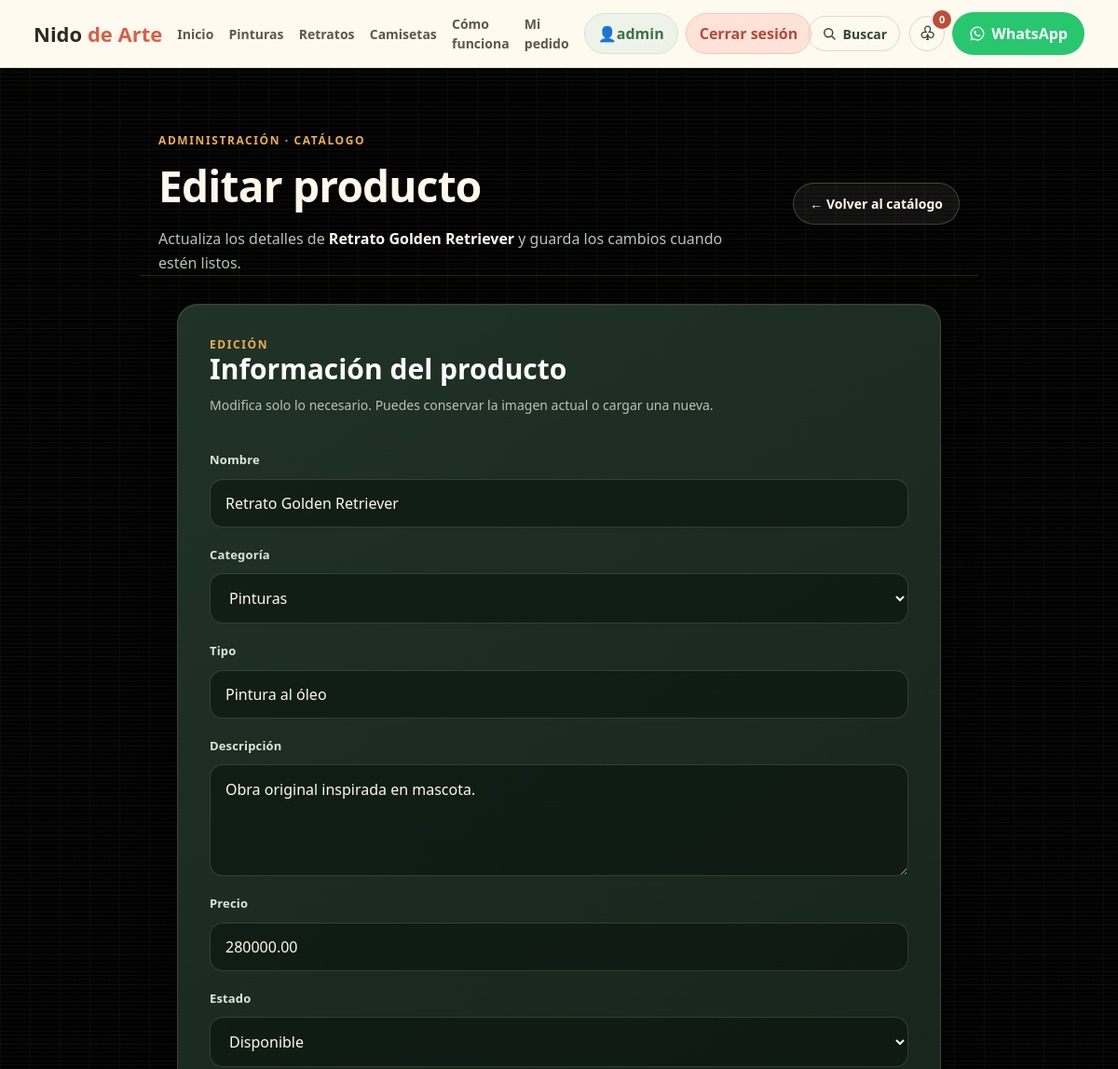
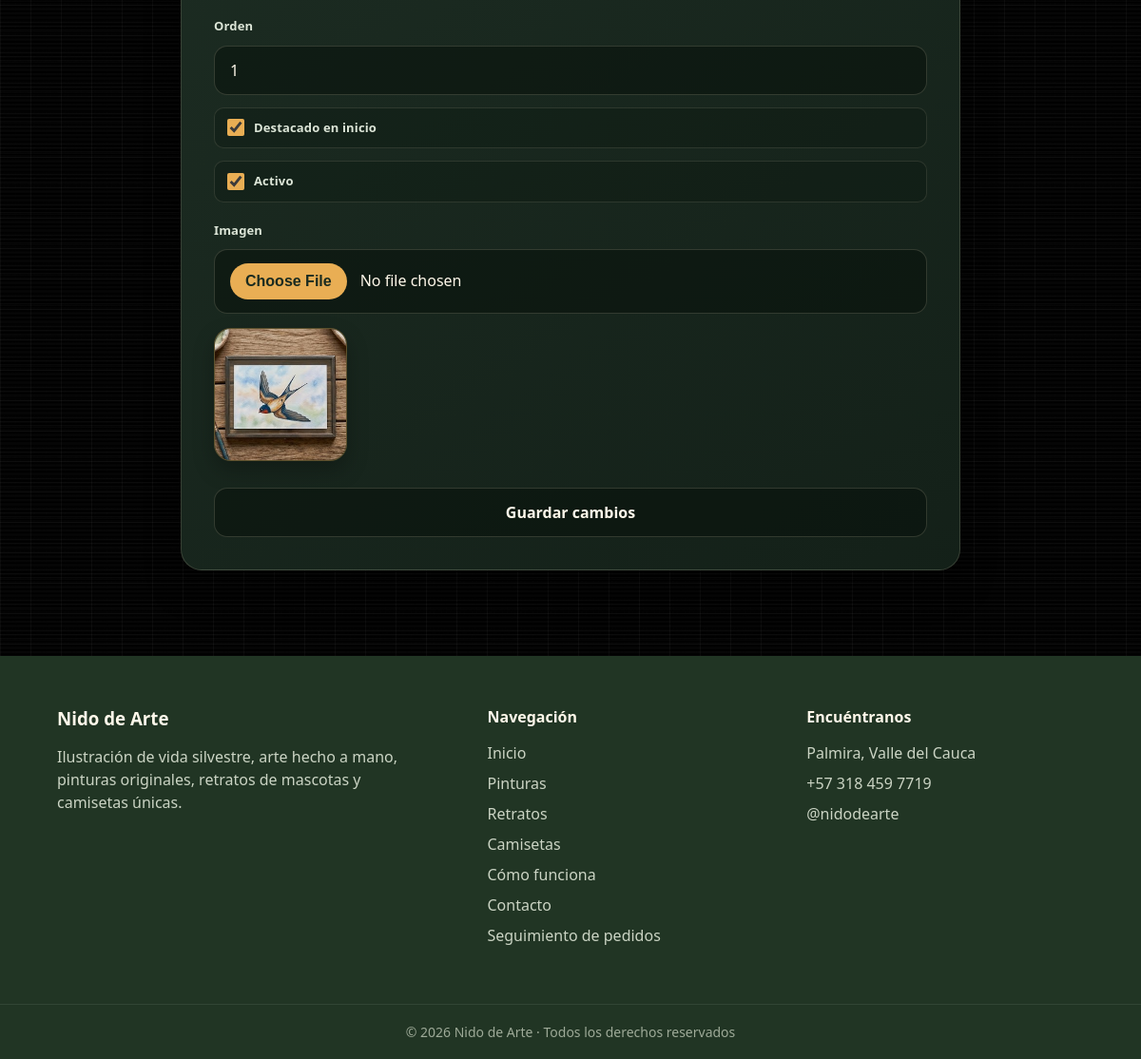
/admin/menu/editar.php?id=1 (signed in), run on the app's committed database (2 pictures, top to bottom).
### tables this page shows
CREATE TABLE IF NOT EXISTS productos (
  id INT AUTO_INCREMENT PRIMARY KEY,
  nombre VARCHAR(120) NOT NULL,
  categoria ENUM('pinturas','retratos','camisetas') NOT NULL,
  tipo VARCHAR(80) NOT NULL,
  descripcion TEXT NULL,
  precio DECIMAL(10,2) NOT NULL DEFAULT 0,
  imagen VARCHAR(255) NOT NULL,
  estado ENUM('disponible','encargo','agotado') NOT NULL DEFAULT 'disponible',
  destacado TINYINT(1) NOT NULL DEFAULT 0,
  activo TINYINT(1) NOT NULL DEFAULT 1,
  orden INT NOT NULL DEFAULT 0,
  fecha_creacion TIMESTAMP DEFAULT CURRENT_TIMESTAMP,
  UNIQUE KEY uq_producto_nombre (nombre)
);

### include/funciones.php (called while the page is built, shortened)
<?php
function entradaTexto(mixed $valor): string {
    return is_scalar($valor) ? trim((string) $valor) : '';
}

### admin/menu/editar.php (the view, shortened to what this page needs)
<?php
require_once __DIR__ . '/../../include/funciones.php';
$db = conectarDB();
$id = (int) entradaTexto($_GET['id']);
$stmt = $db->prepare('SELECT * FROM productos WHERE id = ?');
$stmt->bind_param('i', $id);
$stmt->execute();
$producto = $stmt->get_result()->fetch_assoc();
$nombre = $producto['nombre'];
$descripcion = $producto['descripcion'];
$precio = $producto['precio'];
$categoria = $producto['categoria'];
$tipo = $producto['tipo'];
$estado = $producto['estado'];
$orden = $producto['orden'];
$destacado = (int) $producto['destacado'];
$activo = (int) $producto['activo'];
$rutaImagen = $producto['imagen'];
?>
<section class="container container_admin3 admin-product-page">
    <div class="admin-product-page-header">
        <div>
            <span class="admin-product-eyebrow">Administración · Catálogo</span>
            <h1>Editar producto</h1>
            <p>Actualiza los detalles de <strong><?= htmlspecialchars($nombre) ?></strong> y guarda los cambios cuando estén listos.</p>
        </div>
        <div class="botondeadmin3">
            <a href="<?php echo BASE_URL;?>admin/menu/index.php">← Volver al catálogo</a>
        </div>
    </div>
</section>
<section class="admin-container admin-container-admin admin-product-form-area">
    <main class="admin-card">
        <span class="admin-card-eyebrow">Edición</span>
        <h2>Información del producto</h2>
        <p class="admin-card-intro">Modifica solo lo necesario. Puedes conservar la imagen actual o cargar una nueva.</p>
        <form method="POST" enctype="multipart/form-data" class="admin-form">
            <label for="nombre">Nombre</label>
            <input id="nombre" type="text" name="nombre" value="<?= htmlspecialchars($nombre) ?>">
            <label for="categoria">Categoría</label>
            <select id="categoria" name="categoria">
                <option value="pinturas" <?= $categoria === 'pinturas' ? 'selected' : '' ?>>Pinturas</option>
            </select>
            <label for="tipo">Tipo</label>
            <input id="tipo" type="text" name="tipo" value="<?= htmlspecialchars($tipo) ?>">
            <label for="descripcion">Descripción</label>
            <textarea id="descripcion" name="descripcion"><?= htmlspecialchars((string) $descripcion) ?></textarea>
            <label for="precio">Precio</label>
            <input id="precio" type="number" name="precio" min="1" value="<?= htmlspecialchars((string) $precio) ?>">
            <label for="estado">Estado</label>
            <select id="estado" name="estado">
                <option value="disponible" <?= $estado === 'disponible' ? 'selected' : '' ?>>Disponible</option>
            </select>
            <label for="orden">Orden</label>
            <input id="orden" type="number" name="orden" value="<?= htmlspecialchars((string) $orden) ?>">
            <label><input type="checkbox" name="destacado" <?= $destacado ? 'checked' : '' ?>> Destacado en inicio</label>
            <label><input type="checkbox" name="activo" <?= $activo ? 'checked' : '' ?>> Activo</label>
            <label for="inputImagen">Imagen</label>
            <input id="inputImagen" type="file" name="imagen" accept="image/jpeg, image/png, image/webp, image/avif">
            <img id="previewImagen" src="<?= BASE_URL . ltrim($rutaImagen, '/') ?>?t=<?= time() ?>" alt="Vista previa de <?= htmlspecialchars($nombre) ?>" width="120" style="margin-top:5px;">
            <input type="submit" value="Guardar cambios" class="admin-btn admin-btn-save-product">
        </form>
    </main>
</section>
<?php include '../../include/templates/footer.php'; ?>

### assets/css/base/global.css (style rules this page uses)
html, body { background-color:#050505; background-image: linear-gradient(rgba(255,255,255,.035) 1px, transparent 1px), linear-gradient(90deg, rgba(255,255,255,.035) 1px, transparent 1px), url('../../imagenes/137042075-grid-square-graph-line-full-page-on-black-paper-background-paper-grid-square-graph-line-texture-of.jpg'); background-size:32px 32px; background-attachment:fixed; }
body { color:#fff; line-height:1.5; }
body::before { content:""; position:fixed; inset:0; pointer-events:none; background:radial-gradient(circle at top, rgba(0,208,132,.05), transparent 35%); z-index:-1; }
a { color:inherit; text-decoration:none; transition:.35s; }
img { width:100%; display:block; transition:.5s; }
section { padding:110px 0; }
section h2 { text-align:center; font-size:58px; font-weight:900; margin-bottom:15px; text-shadow:0 0 14px rgba(255,255,255,.2); animation:slideDownSoft 1.2s ease; }
.container { width:90%; max-width:1200px; margin:auto; }

### assets/css/componentes/ui.css (style rules this page uses)
﻿.btn-nav, .admin-productos-btn-create, .admin-productos-btn-regresar, .botondeadmin3 a, .boton { display:inline-flex; align-items:center; justify-content:center; font-weight:800; transition:.35s; }

### assets/css/paginas/admin.css (style rules this page uses)
.admin-product-form-area .admin-card h2 { margin:0 0 10px; font-size:30px; line-height:1.15; text-align:left; text-shadow:none; }

### data on the page
productos: categoria "Pinturas", tipo "Pintura al óleo", descripcion "Obra original inspirada en mascota.", precio "280000.00", estado "Disponible", orden "1", destacado "☑", activo "☑", imagen (picture)

### other printed values
$_SESSION['usuario'] "admin"
$nombre "Retrato Golden Retriever"
